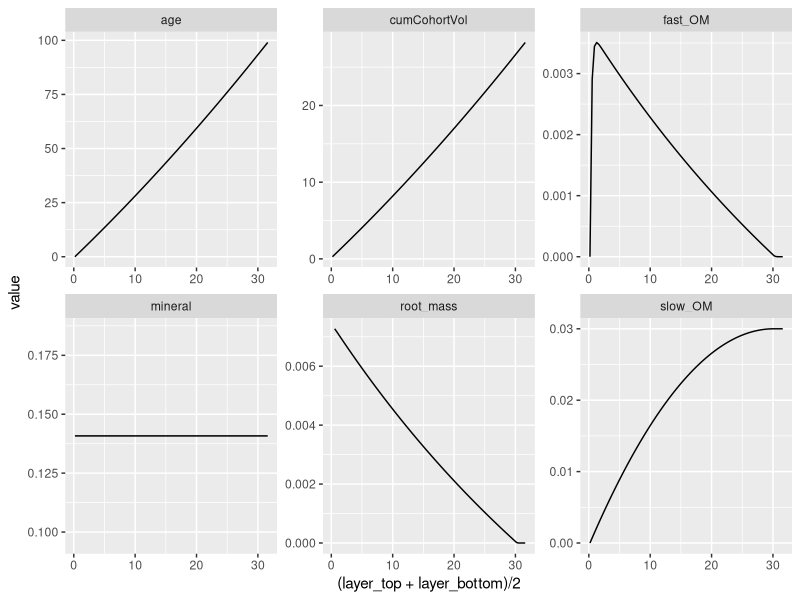
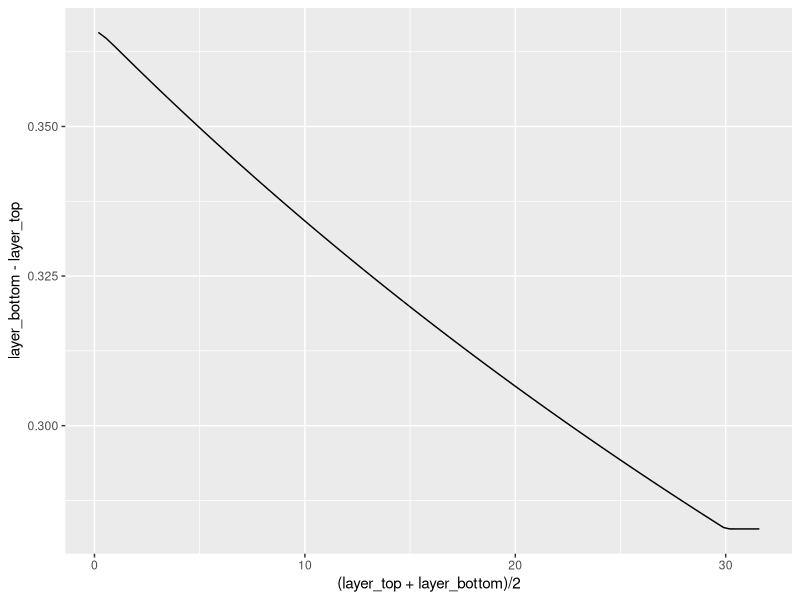
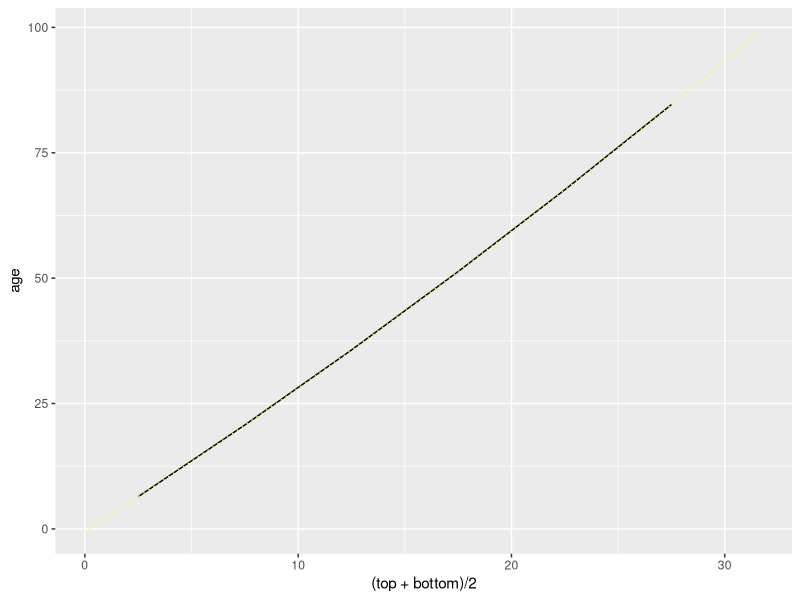
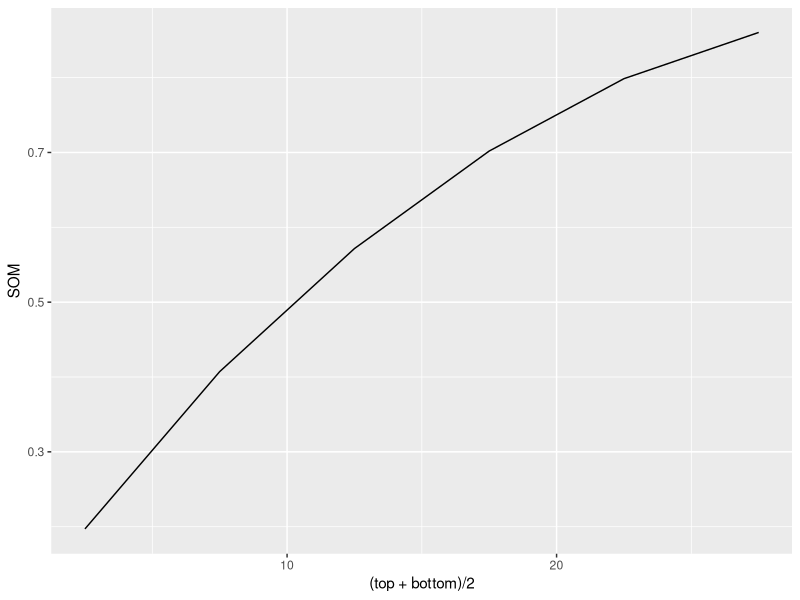
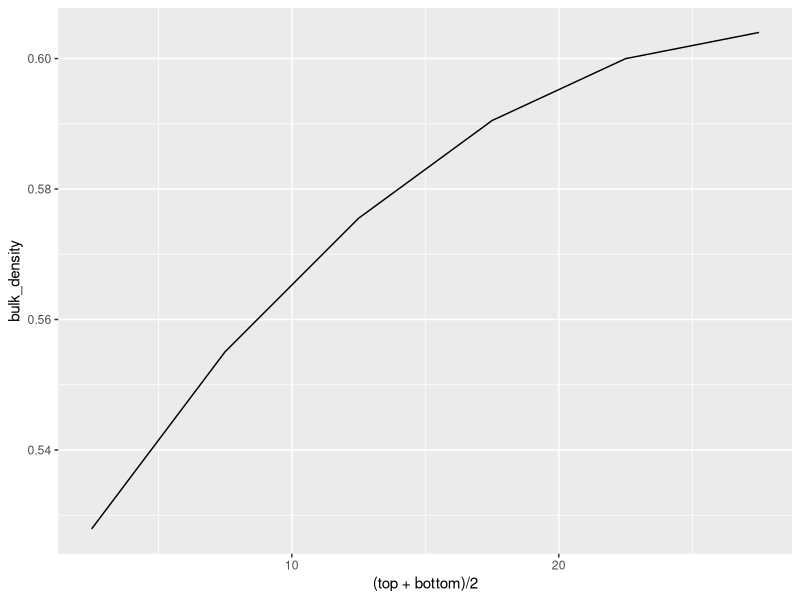
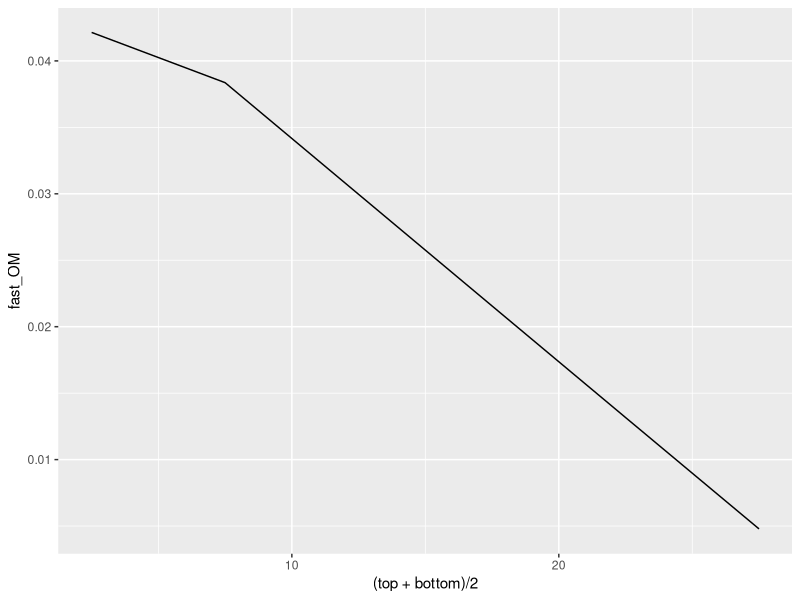
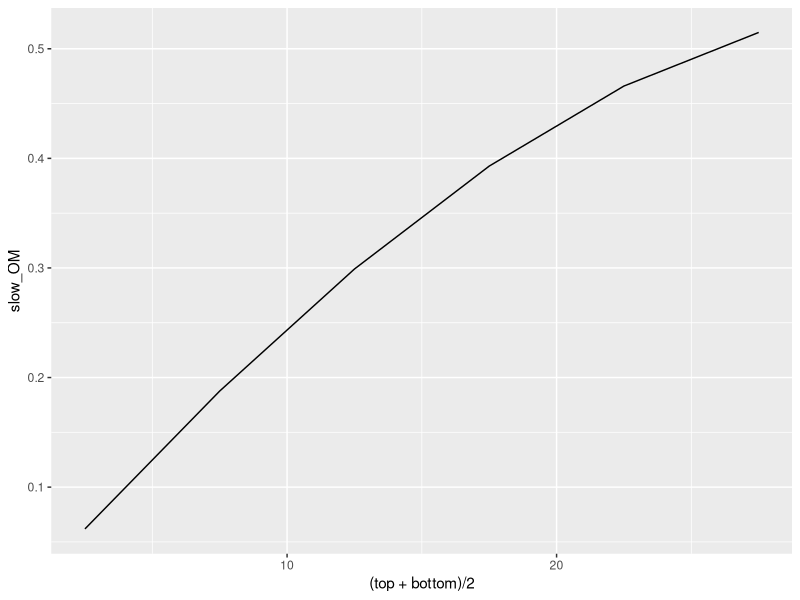
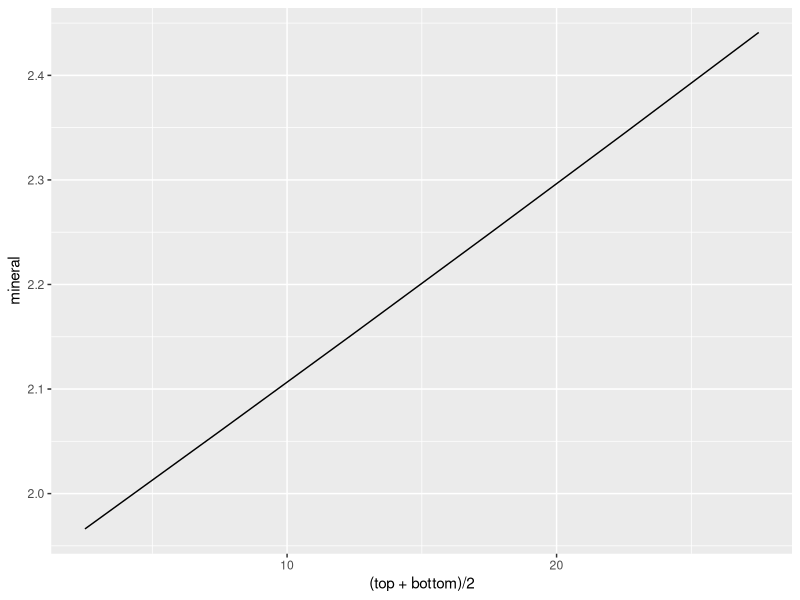

The R source for these figures, in order:
## ---- chunk 1
library(tidyverse)

defaultParms <- list(rootDepthMax = 30, # Depth of the root zone in cm below surface
                     totalRootBiomass = 0.3, # Total Root Biomass, g/cm2
                     rootTurnover = 0.5,  # Below Ground Turnover Rate of roots, 1/yr
                     rootOmFrac = list(fast=0.8, slow=0.2), # root allocation to om pools (labile, slow), g/g
                     omDecayRate = list(fast=0.8, slow=0), # organic matter decay rate (labile, slow), 1/yr
                     ssc = 20, # Suspended Sediment Concentration, mg per liter
                     depthBelowMHW = 10) # Depth of Marsh Surface Below Mean High Water

defaultConsts <- list(soilLength = 1, soilWidth = 1, #assume a 1x1 cm2 area
                      shape='linear', #root weight distribution
                      packing = list(root = 0.085, #density of roots g-C/cm3
                                     organic = 0.085 ,  # Organic Self Packing Densities: k1 g-C/cm3
                                     mineral = 1.99), # Inorganic Self Packing Densities  k2 g-C/cm3
                      nTidesPerYear = 704) #number of high tides per year
## ---- chunk 2

#return the mass of the live roots between two layers
massLiveRoots <- function(layerBottom, layerTop, parms, consts ){
  
  if(!all(c('soilLength', 'soilWidth') %in% names(consts))){
    stop('Can not find all constants.')
  }
  soilLength <- consts$soilLength
  soilWidth <- consts$soilWidth
  
  if(!all(c('totalRootBiomass', 'rootDepthMax') %in% names(parms))){
    stop('Can not find all parameters.')
  }
  totalBiomassByArea <- parms$totalRootBiomass
  rootDepthMax <- parms$rootDepthMax
  
  totalRootMass <- soilLength*soilWidth*totalBiomassByArea
  
  ##reset the layers that are beyond the root inputs to have 0 depths
  layerBottom[layerBottom > rootDepthMax] <- rootDepthMax
  layerTop[layerTop > rootDepthMax] <- rootDepthMax
  
  if(consts$shape == 'linear'){
    #mass_per_depth = slope * depth + intercept
    #totalRootMass = 1/2 * rootDepthMax * intecept ==> intercept = 2 * totalRootMass / rootDepthMax
    #slope = - intercept/rootDepthMax
    #mass = integral(mass_per_depth, depth)
    rootMass <- 2*totalRootMass*(layerBottom-layerTop)/rootDepthMax - 
      totalRootMass *(layerBottom ^2-layerTop^2)/rootDepthMax^2
    return(rootMass)
  }else{
    stop('Unknown shape specified')
  }
}

##Check liveRoots
#massLiveRoots(layerBottom = seq(5, 40, by=5), layerTop=seq(0, 35, by=5))
#plot(massLiveRoots(layerBottom = seq(5, 40, by=5), layerTop=seq(0, 35, by=5)))
#sum(massLiveRoots(layerBottom = seq(1, 40, by=1), layerTop=seq(0, 39, by=1))) == defaultParms$totalRootBiomass

depthOfNotRootVolume <- function(nonRootVolume, parms, consts){
 
  if(!all(c('soilLength', 'soilWidth', 'shape', 'packing') %in% names(consts))){
    stop('Can not find all constants.')
  }
  soilLength <- consts$soilLength
  soilWidth <- consts$soilWidth
  rootDensity <- consts$packing$root
  shape <- consts$shape
  
  if(!all(c('rootDepthMax', 'totalRootBiomass') %in% names(parms))){
    stop('Can not find all expected parameters.')
  }
  rootDepthMax <- parms$rootDepthMax
  totalBiomassByArea <- parms$totalRootBiomass
  
  ####
  totalRootMass <- soilLength*soilWidth*totalBiomassByArea
  totalRootVolume <- totalRootMass/rootDensity
  
  if(totalRootVolume > soilLength*soilWidth*rootDepthMax){
    stop('Bad root volume')
  }
  
  if(shape == 'linear'){
    rootWidth <- totalRootVolume*2/(rootDepthMax*soilLength)

    #nonRootVolume = ((rootWidth/rootDepthMax*depth^2)/2 + depth*(soilWidth-rootWidth))*soilLength
    #            0 = rootWidth / (2*rootDepthMax) * depth ^2 + 
    #                   (soilWidth-rootWidth) * depth - nonRootVolume/soilLength ##solve for depth
    coef1 <- rootWidth / (2*rootDepthMax)
    coef2 <- soilWidth-rootWidth
    coef3 <- -nonRootVolume/soilLength
    ansDepth <- (-coef2 + sqrt(coef2^2-4*coef1*coef3))/(2*coef1)
    
    #correct for beyond root zone
    behondRootZone <- nonRootVolume > soilLength*soilWidth*rootDepthMax - totalRootVolume
    ansDepth[behondRootZone] <- (rootDepthMax +
                            (nonRootVolume - soilLength*soilWidth*rootDepthMax + totalRootVolume ) /
                              (soilLength*soilWidth)) [behondRootZone] #treat as a square
    return(ansDepth)
  }else{
    stop('Unknown shape specified')
  }
}

##Check depth of non root volue
#tester <- depthOfNotRootVolume(nonRootVolume = 1:100)
#plot(tester)
##plot(tester[1:99] - tester[2:100])

sedimentInputs <- function(times=NA, #time currently ignored
                           parms, consts){ 
  if(!all(c('ssc', 'depthBelowMHW') %in% names(parms))){
    stop('Can not find expected parameter names')
  }
  ssc <- parms$ssc # Suspended Sediment Concentration, mg per liter
  depthBelowMHW <- parms$depthBelowMHW # Depth of Marsh Surface Below Mean High Water
  
  if(!all(c('nTidesPerYear') %in% names(consts))){
    stop('Can not find expected constant names')
  }
  
  meanTidalHeight <- depthBelowMHW
  ssc_gPerCm2 <- ssc * 0.000001 # convert mg/l to grams/cm^2
  cumAnnWaterVol <- consts$nTidesPerYear * meanTidalHeight # Cumulative water volume
  annSediment <- ssc_gPerCm2 * cumAnnWaterVol #g-sediment per year
  
  return(data.frame(mineral_mass = annSediment))
}

nextCohort <- function(massPools=data.frame(age=0, fast_OM=0, slow_OM=0, mineral=0,
                                            layer_top=0, layer_bottom=0),
                       topInputs_gPerYr = sedimentInputs,
                       rootProfile_g = massLiveRoots,
                       parms,
                       consts, dt_yr=1 ){
  if(!all(c('age', 'fast_OM', 'slow_OM', 'mineral') %in% names(massPools))){
    stop('Badly named massPools')
  }
  
  if(!all(c( 'rootTurnover', 'rootOmFrac', 'omDecayRate') %in% names(parms))){
    stop('Can not find expected parameters.')
  }
  rootTurnover <- parms$rootTurnover
  rootOmFrac <- parms$rootOmFrac
  omDecayRate <- parms$omDecayRate
  
  if(!all(c('packing') %in% names(consts))){
    stop('Can not find expected constants.')
  }
  
  packing <- consts$packing
  
  if(!all(c('organic', 'mineral') %in% names(packing))){
    stop('Can not find expected packing densities.')
  }
  
  if(!all(c('fast', 'slow') %in% names(rootOmFrac))){
    stop('Can not find expected root fraction splits.')
  }
  
  if(!all(c('fast', 'slow') %in% names(omDecayRate))){
    stop('Can not find expected organic matter decay rates.')
  }
  
  #decay the OM pools and add dead roots
  ans <- massPools %>% 
    dplyr::select(age, fast_OM, slow_OM, mineral, layer_top, layer_bottom) %>%
    mutate(age = age + dt_yr,
           root_mass = rootProfile_g(layerTop = layer_top, layerBottom = layer_bottom,
                                     parms = parms,
                                     consts = consts)) %>%
    mutate(fast_OM = fast_OM + 
             root_mass * rootOmFrac$fast * rootTurnover * dt_yr -
             fast_OM * omDecayRate$fast * dt_yr,
           slow_OM = slow_OM + 
             root_mass * rootOmFrac$slow * rootTurnover * dt_yr -
             slow_OM * omDecayRate$slow * dt_yr) %>% 
    select(-layer_top, -layer_bottom) ##discard last year's layers
  
  
  ans <- bind_rows(data.frame(age = 0, fast_OM= 0, slow_OM = 0, 
                              mineral = (topInputs_gPerYr(parms = parms, consts = consts) *
                                           dt_yr)$mineral_mass),
                   ans) %>% #add sediments to the top
    arrange(age) %>% #make sure things are sorted by age
    #calculate cumulative volumne of each pool
    mutate(cumCohortVol = cumsum( (fast_OM + slow_OM)*packing$organic + mineral*packing$mineral )) %>%
  #calculate depth profile
    mutate(layer_bottom = depthOfNotRootVolume(nonRootVolume = cumCohortVol,
                                               parms = parms, consts = consts)) %>%
    mutate(layer_top = c(0, layer_bottom[-length(layer_bottom)]))
  
  return(ans)
}

## ---- chunk 3

runToMEM <- function(cohortStep = nextCohort, parms, consts, 
                     maxAge = 200, relTol = 1e-6, absTol = 1e-8){
  cohortProfile <- cohortStep(parms = parms, consts = consts)[1,]
  
  #record.ls <- list(cohortProfile)
  for(ii in 2:maxAge){
    #if(ii %% 10 == 0){
    #  record.ls[[sprintf('Yr%d', ii)]] <- cohortProfile
    #}
    #oldCohort <- cohortProfile
    cohortProfile <- cohortStep(massPools = cohortProfile,
                                parms = parms,
                                consts = consts)
    
    ##have the last layer OM pools stabilized?
    if(abs(diff(cohortProfile$fast_OM[ii-c(0,1)] + cohortProfile$slow_OM[ii-c(0,1)])) < absTol |
       abs(diff(cohortProfile$fast_OM[ii-c(0,1)] + cohortProfile$slow_OM[ii-c(0,1)] ) /
           (cohortProfile$fast_OM[ii] + cohortProfile$slow_OM[ii])) < relTol){
      break
    }
  }
  return(cohortProfile)
}

tick <- Sys.time()
equProfile <- runToMEM(consts = defaultConsts, parms=defaultParms)
tock <- Sys.time() - tick
print(tock)
## ---- chunk 4
ggplot(equProfile %>%
         gather(key='variable', value='value', -layer_top, -layer_bottom)) +
  geom_line(aes(x=(layer_top+layer_bottom)/2, y=value)) +
  facet_wrap(~variable, scales='free')

ggplot(equProfile) +
  geom_line(aes(x=(layer_top+layer_bottom)/2, y=layer_bottom - layer_top))

## ---- chunk 5
sampleStep<- 5
profile_by_depth <- data.frame(top = seq(0, floor(max(equProfile$layer_top) - sampleStep), by=sampleStep), 
           bottom = seq(sampleStep, floor(max(equProfile$layer_top)), by=sampleStep)) %>%
  group_by(top, bottom) %>%
  mutate(age = weighted.mean(equProfile$age, 
                             pmax(pmin(equProfile$layer_bottom, bottom) - 
                                    pmax(equProfile$layer_top, top), 0)),
         fast_OM = sum(equProfile$fast_OM *
                             pmax(pmin(equProfile$layer_bottom, bottom) - 
                                    pmax(equProfile$layer_top, top), 0) / 
                         (equProfile$layer_bottom - equProfile$layer_top)),
         slow_OM = sum(equProfile$slow_OM * 
                             pmax(pmin(equProfile$layer_bottom, bottom) - 
                                    pmax(equProfile$layer_top, top), 0) / 
                         (equProfile$layer_bottom - equProfile$layer_top)),
         mineral = sum(equProfile$mineral* 
                             pmax(pmin(equProfile$layer_bottom, bottom) - 
                                    pmax(equProfile$layer_top, top), 0) / 
                         (equProfile$layer_bottom - equProfile$layer_top)),
         root = sum(equProfile$root_mass * 
                             pmax(pmin(equProfile$layer_bottom, bottom) - 
                                    pmax(equProfile$layer_top, top), 0) / 
                         (equProfile$layer_bottom - equProfile$layer_top)),
         soil_volume = sum((equProfile$cumCohortVol - 
                        c(0, equProfile$cumCohortVol[-length(equProfile$cumCohortVol)])) * 
                             pmax(pmin(equProfile$layer_bottom, bottom) - 
                                    pmax(equProfile$layer_top, top), 0) / 
                         (equProfile$layer_bottom - equProfile$layer_top))) %>%
  mutate(bulk_density = sum(fast_OM+slow_OM+mineral)/soil_volume) %>%
  mutate(SOM = sum(fast_OM+slow_OM)/bulk_density)

ggplot(profile_by_depth) +
  geom_line(aes(x=(top+bottom)/2, y=age)) +
  geom_line(data=equProfile, aes(x=(layer_top+layer_bottom)/2, y=age), color='yellow', linetype=3)

ggplot(profile_by_depth) +
  geom_line(aes(x=(top+bottom)/2, y=SOM))

ggplot(profile_by_depth) +
  geom_line(aes(x=(top+bottom)/2, y=bulk_density))

ggplot(profile_by_depth) +
  geom_line(aes(x=(top+bottom)/2, y=fast_OM))

ggplot(profile_by_depth) +
  geom_line(aes(x=(top+bottom)/2, y=slow_OM))

ggplot(profile_by_depth) +
  geom_line(aes(x=(top+bottom)/2, y=mineral))
